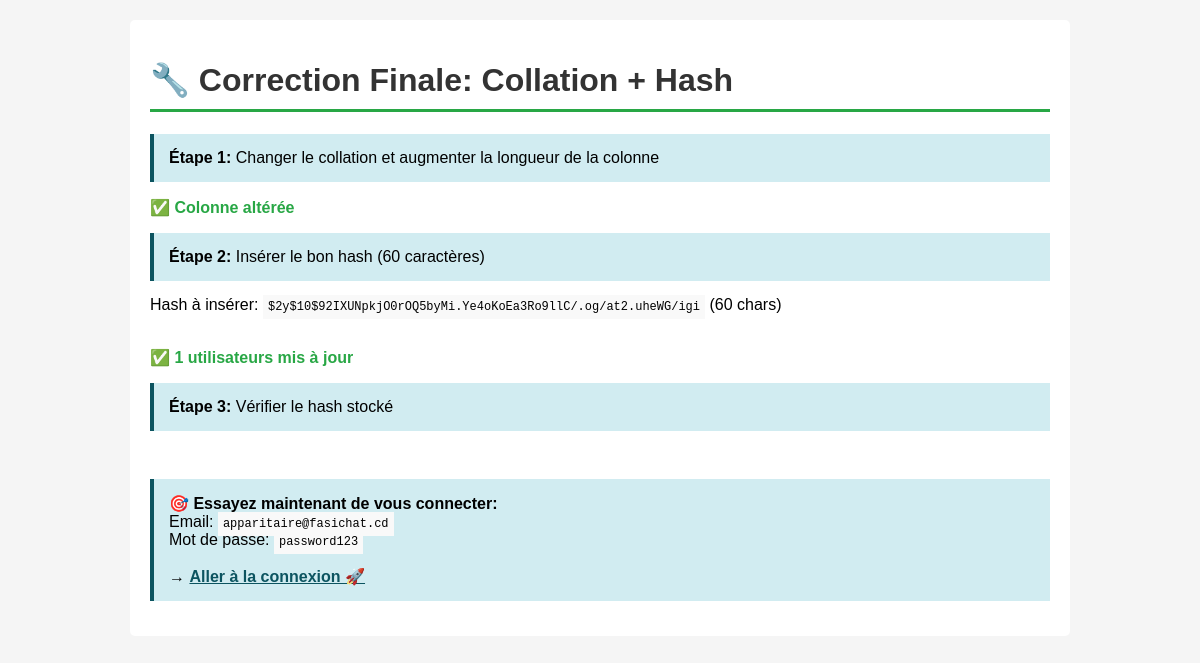
Page /fix_mysql_final.php on the earlier database version.
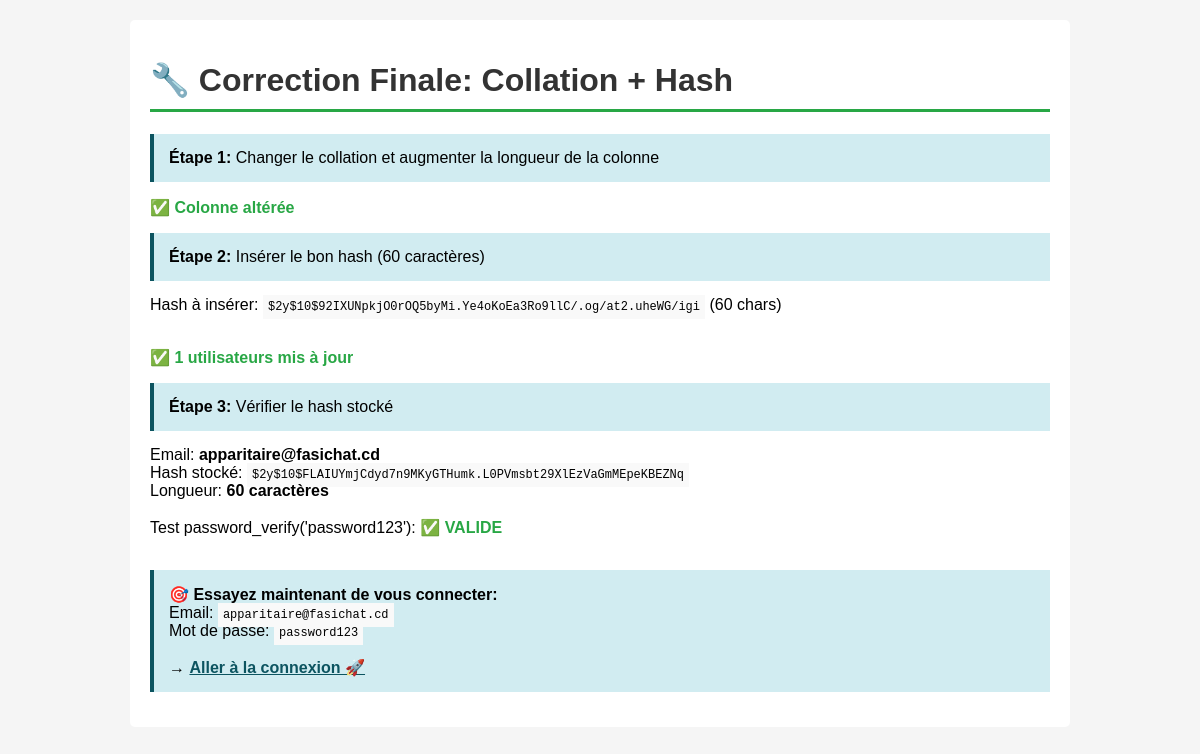
Same page on the later database version.
### tables this page shows
CREATE TABLE utilisateurs (
    id               INTEGER PRIMARY KEY AUTOINCREMENT,
    nom              TEXT    NOT NULL,
    prenom           TEXT    NOT NULL,
    email            TEXT    NOT NULL UNIQUE,
    mot_de_passe     TEXT    NOT NULL,
    role             TEXT    NOT NULL CHECK(role IN ('etudiant','enseignant','assistant','doyen','viceDoyen','apparitaire')),
    promotion_id     INTEGER REFERENCES promotions(id) ON DELETE SET NULL,
    avatar           TEXT    DEFAULT '',
    date_inscription TEXT    DEFAULT (datetime('now'))
);

### fix_mysql_final.php (the view, shortened to what this page needs)
<?php
echo "<div class='container'>";
echo "<h1>🔧 Correction Finale: Collation + Hash</h1>";
try {
    $db = BaseDeDonnees::getInstance();
    $pdo = $db->getPDO();
    echo "<div class='info'>";
    echo "<strong>Étape 1:</strong> Changer le collation et augmenter la longueur de la colonne<br>";
    echo "</div>";
    $pdo->exec("ALTER TABLE utilisateurs MODIFY COLUMN mot_de_passe VARCHAR(255) CHARACTER SET utf8mb4 COLLATE utf8mb4_unicode_ci NOT NULL");
    echo "<p><span class='ok'>✅ Colonne altérée</span></p>";
    echo "<div class='info'>";
    echo "<strong>Étape 2:</strong> Insérer le bon hash (60 caractères)<br>";
    echo "</div>";
    $correctHash = '$2y$10$92IXUNpkjO0rOQ5byMi.Ye4oKoEa3Ro9llC/.og/at2.uheWG/igi';
    echo "Hash à insérer: <code>$correctHash</code> (" . strlen($correctHash) . " chars)<br><br>";
    $stmt = $pdo->prepare("UPDATE utilisateurs SET mot_de_passe = ? WHERE email IS NOT NULL");
    $stmt->execute([$correctHash]);
    echo "<p><span class='ok'>✅ " . $stmt->rowCount() . " utilisateurs mis à jour</span></p>";
    echo "<div class='info'>";
    echo "<strong>Étape 3:</strong> Vérifier le hash stocké<br>";
    echo "</div>";
    $user = $pdo->query("SELECT email, mot_de_passe, LENGTH(mot_de_passe) as len FROM utilisateurs WHERE email='apparitaire@fasichat.cd'")->fetch();
    if ($user) {
        echo "Email: <strong>" . $user['email'] . "</strong><br>";
        echo "Hash stocké: <code>" . $user['mot_de_passe'] . "</code><br>";
        echo "Longueur: <strong>" . $user['len'] . " caractères</strong><br><br>";
        $verified = password_verify('password123', $user['mot_de_passe']);
        echo "Test password_verify('password123'): <span style='font-weight: bold; color: " . ($verified ? '#28a745' : '#dc3545') . "'>" . ($verified ? '✅ VALIDE' : '❌ INVALIDE') . "</span><br>";
    }
    echo "<br><div class='info'>";
    echo "<strong>🎯 Essayez maintenant de vous connecter:</strong><br>";
    echo "Email: <code>apparitaire@fasichat.cd</code><br>";
    echo "Mot de passe: <code>password123</code><br><br>";
    echo "→ <a href='" . BASE_PATH . "/login' style='color: #0c5460; font-weight: bold; font-size: 16px;'>Aller à la connexion 🚀</a>";
    echo "</div>";
} catch (Exception $e) {
    echo "<p><span class='err'>❌ Erreur:</span> " . htmlspecialchars($e->getMessage()) . "</p>";
}
echo "</div>";
?>

Differences in the rows shown:
added utilisateurs: email "apparitaire@fasichat.cd", mot_de_passe "$2y$10$FLAIUYmjCdyd7n9MKyGTHumk.L0PVmsbt29XlEzVaGmMEpeKBEZNq"
Other differences:
$user['len']: (not shown) → "60"
text now shown: "Email: Hash stocké: Longueur: caractères Test password_verify('password123'): ✅ VALIDE"
